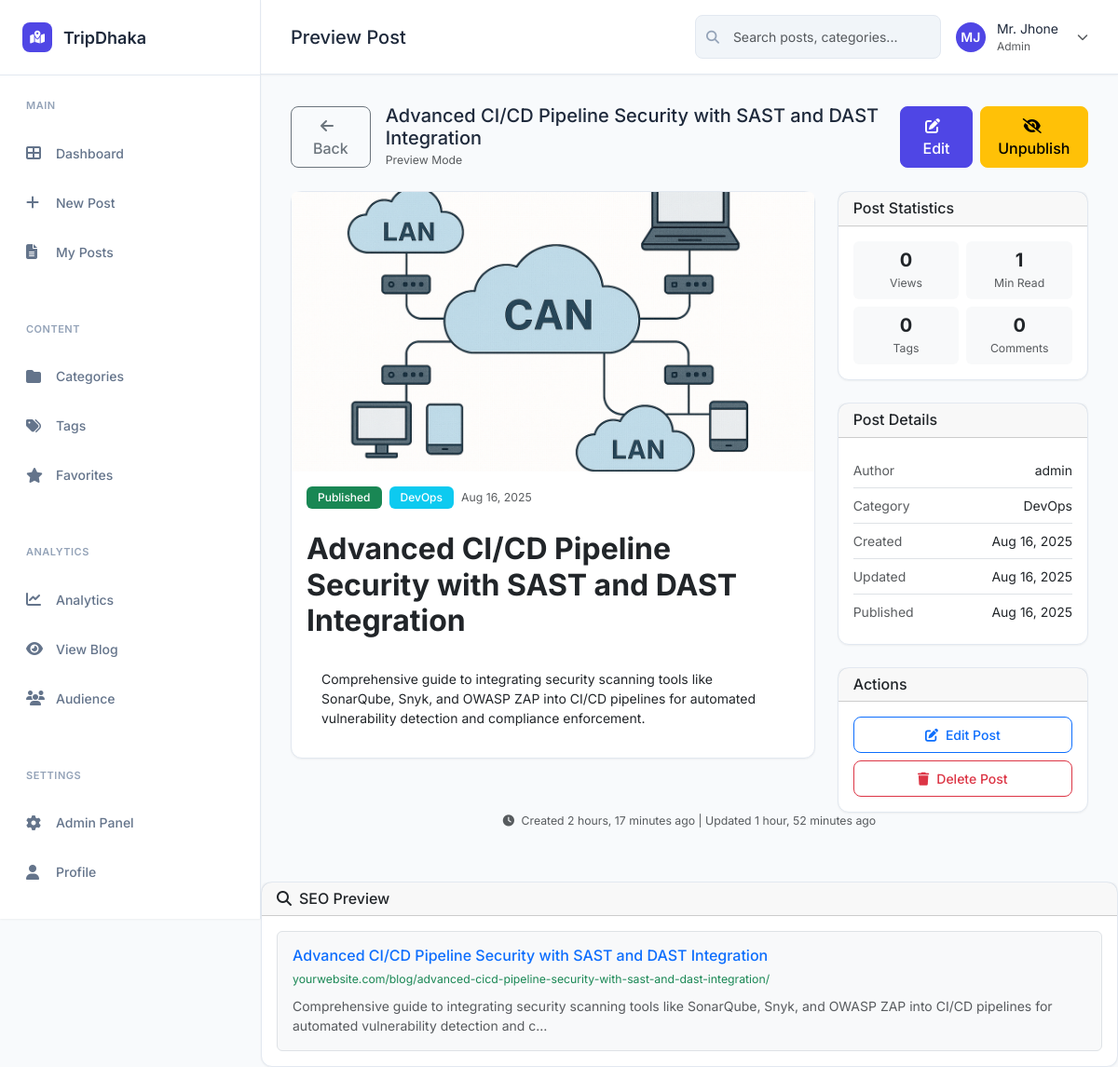
Screenshot of /preview/6/ (signed in) with the database file from the repository.
### blog/models.py (models this page shows, shortened)
class Post(models.Model):
    STATUS_CHOICES = [
        ('draft', 'Draft'),
        ('published', 'Published'),
    ]
    title = models.CharField(max_length=200)
    slug = models.SlugField(max_length=200, unique=True, blank=True)
    author = models.ForeignKey(User, on_delete=models.CASCADE, related_name='blog_posts')
    category = models.ForeignKey(Category, on_delete=models.SET_NULL, null=True, blank=True, related_name='posts')
    tags = models.ManyToManyField(Tag, blank=True, related_name='posts')
    excerpt = models.TextField(max_length=300, blank=True, help_text='Brief description of the post')
    content = models.TextField()
    featured_image = models.ImageField(upload_to='blog_images/', blank=True, null=True)
    status = models.CharField(max_length=10, choices=STATUS_CHOICES, default='draft')
    created_at = models.DateTimeField(auto_now_add=True)
    updated_at = models.DateTimeField(auto_now=True)
    published_at = models.DateTimeField(null=True, blank=True)
    views = models.PositiveIntegerField(default=0)
    class Meta:
        ordering = ['-created_at']
        indexes = [
            models.Index(fields=['-created_at']),
            models.Index(fields=['status']),
            models.Index(fields=['slug']),
        ]
    @property
    def reading_time(self):
        word_count = len(self.content.split())
        return max(1, word_count // 200)  # Assuming 200 words per minute

class Category(models.Model):
    name = models.CharField(max_length=100, unique=True)
    slug = models.SlugField(max_length=100, unique=True, blank=True)
    description = models.TextField(blank=True)
    created_at = models.DateTimeField(auto_now_add=True)
    class Meta:
        verbose_name_plural = 'Categories'
        ordering = ['name']

### blog/views.py (the view)
# urls.py: path('preview/<int:post_id>/', views.preview_post, name='preview_post'),
@login_required
def preview_post(request, post_id):
    post = get_object_or_404(Post, id=post_id)
    context = {'post': post}
    return render(request, 'blog/preview_post.html', context)

### blog/templates/blog/preview_post.html (shortened to what this page needs)
{% extends 'blog/base.html' %}
{% block page_title %}Preview Post{% endblock %}
{% block content %}
<div class="d-flex justify-content-between align-items-center mb-4">
    <div class="d-flex align-items-center gap-3">
        <a href="{% url 'blog:dashboard' %}" class="btn btn-outline-secondary">
            <i class="fas fa-arrow-left me-2"></i>Back
        </a>
        <div>
            <h5 class="mb-0 fw-600">{{ post.title }}</h5>
            <small class="text-muted">Preview Mode</small>
        </div>
    </div>
    <div class="d-flex gap-2">
        <a href="{% url 'blog:edit_post' post.id %}" class="btn btn-primary">
            <i class="fas fa-edit me-2"></i>Edit
        </a>
        {% if post.status == 'draft' %}
            <button class="btn btn-success" onclick="publishPost('{{ post.id }}')">
                <i class="fas fa-globe me-1"></i>Publish
            </button>
        {% else %}
            <button class="btn btn-warning" onclick="unpublishPost('{{ post.id }}')">
                <i class="fas fa-eye-slash me-1"></i>Unpublish
            </button>
        {% endif %}
    </div>
</div>
<div class="row">
    <div class="col-lg-8">
        <div class="card">
            {% if post.featured_image %}
                <img src="{{ post.featured_image.url }}" class="card-img-top" alt="{{ post.title }}" style="height: 300px; object-fit: cover;">
            {% endif %}
            <div class="card-body">
                <div class="mb-4">
                    <div class="d-flex align-items-center gap-2 mb-3">
                        {% if post.status == 'published' %}
                            <span class="badge bg-success">Published</span>
                        {% else %}
                            <span class="badge bg-warning">Draft</span>
                        {% endif %}
                        {% if post.category %}
                            <span class="badge bg-info">{{ post.category.name }}</span>
                        {% endif %}
                        <span class="text-muted small">{{ post.created_at|date:"M d, Y" }}</span>
                    </div>
                </div>
                <h1 class="h2 fw-bold mb-3">{{ post.title }}</h1>
                <div class="post-content">
                    {{ post.content|safe }}
                </div>
            </div>
        </div>
    </div>
    <div class="col-lg-4">
        <div class="card mb-4">
            <div class="card-header">
                <h6 class="card-title mb-0">Post Statistics</h6>
            </div>
            <div class="card-body">
                <div class="row g-2">
                    <div class="col-6">
                        <div class="text-center p-2 bg-light rounded">
                            <div class="h5 fw-bold mb-1">{{ post.views|default:"0" }}</div>
                            <div class="small text-muted">Views</div>
                        </div>
                    </div>
                    <div class="col-6">
                        <div class="text-center p-2 bg-light rounded">
                            <div class="h5 fw-bold mb-1">{{ post.reading_time|default:"5" }}</div>
                            <div class="small text-muted">Min Read</div>
                        </div>
                    </div>
                    <div class="col-6">
                        <div class="text-center p-2 bg-light rounded">
                            <div class="h5 fw-bold mb-1">{{ post.tags.all|length }}</div>
                            <div class="small text-muted">Tags</div>
                        </div>
                    </div>
                    <div class="col-6">
                        <div class="text-center p-2 bg-light rounded">
                            <div class="h5 fw-bold mb-1">0</div>
                            <div class="small text-muted">Comments</div>
                        </div>
                    </div>
                </div>
            </div>
        </div>
        <div class="card mb-4">
            <div class="card-header">
                <h6 class="card-title mb-0">Post Details</h6>
            </div>
            <div class="card-body">
                {% if post.author %}
                <div class="d-flex justify-content-between py-2 border-bottom">
                    <span class="fw-500 text-muted">Author</span>
                    <span class="fw-500">{{ post.author.username }}</span>
                </div>
                {% endif %}
                {% if post.category %}
                <div class="d-flex justify-content-between py-2 border-bottom">
                    <span class="fw-500 text-muted">Category</span>
                    <span class="fw-500">{{ post.category.name }}</span>
                </div>
                {% endif %}
                <div class="d-flex justify-content-between py-2 border-bottom">
                    <span class="fw-500 text-muted">Created</span>
                    <span class="fw-500">{{ post.created_at|date:"M d, Y" }}</span>
                </div>
                {% if post.updated_at != post.created_at %}
                <div class="d-flex justify-content-between py-2 border-bottom">
                    <span class="fw-500 text-muted">Updated</span>
                    <span class="fw-500">{{ post.updated_at|date:"M d, Y" }}</span>
                </div>
                {% endif %}
                {% if post.published_at %}
                <div class="d-flex justify-content-between py-2">
                    <span class="fw-500 text-muted">Published</span>
                    <span class="fw-500">{{ post.published_at|date:"M d, Y" }}</span>
                </div>
                {% endif %}
            </div>
        </div>
        <div class="card">
            <div class="card-header">
                <h6 class="card-title mb-0">Actions</h6>
            </div>
            <div class="card-body">
                <div class="d-grid gap-2">
                    <a href="{% url 'blog:edit_post' post.id %}" class="btn btn-outline-primary btn-sm">
                        <i class="fas fa-edit me-2"></i>Edit Post
                    </a>
                    <a href="{% url 'blog:delete_post' post.id %}" class="btn btn-outline-danger btn-sm"
                       onclick="return confirm('Are you sure you want to delete this post?')">
                        <i class="fas fa-trash me-2"></i>Delete Post
                    </a>
                </div>
            </div>
        </div>
    </div>
</div>
    <div class="card-footer">
        <div class="d-flex justify-content-center align-items-center">
            <small class="text-muted">
                <i class="fas fa-clock me-1"></i>
                Created {{ post.created_at|timesince }} ago
                {% if post.updated_at != post.created_at %}
                    | Updated {{ post.updated_at|timesince }} ago
                {% endif %}
            </small>
        </div>
    </div>
</div>
<div class="card mt-4">
    <div class="card-header">
        <h6 class="mb-0"><i class="fas fa-search me-2"></i>SEO Preview</h6>
    </div>
    <div class="card-body">
        <div class="border rounded p-3 bg-light">
            <h6 class="text-primary mb-1">{{ post.title }}</h6>
            <small class="text-success">yourwebsite.com/blog/{{ post.slug }}/</small>
            <p class="mb-0 mt-2 text-muted">
                {% if post.excerpt %}
                    {{ post.excerpt|truncatechars:160 }}
                {% else %}
                    {{ post.content|striptags|truncatechars:160 }}
                {% endif %}
            </p>
        </div>
    </div>
</div>
{% endblock %}

### blog/templates/blog/base.html (style rules this page uses)
:root { --primary-color: #4F46E5; --primary-light: #6366F1; --secondary-color: #64748B; --success-color: #10B981; --warning-color: #F59E0B; --danger-color: #EF4444; --bg-primary: #F8FAFC; --bg-secondary: #F1F5F9; --bg-card: #FFFFFF; --text-primary: #1E293B; --text-secondary: #64748B; --text-muted: #94A3B8; --border-color: #E2E8F0; --shadow-sm: 0 1px 2px 0 rgba(0, 0, 0, 0.05); --shadow-md: 0 4px 6px -1px rgba(0, 0, 0, 0.1); --shadow-lg: 0 10px 15px -3px rgba(0, 0, 0, 0.1); }
* { margin: 0; padding: 0; box-sizing: border-box; }
body { background: var(--bg-primary); color: var(--text-primary); font-family: 'Inter', -apple-system, BlinkMacSystemFont, sans-serif; font-size: 14px; line-height: 1.5; }
.card { background: var(--bg-card); border: 1px solid var(--border-color); border-radius: 12px; box-shadow: var(--shadow-sm); transition: all 0.3s ease; }
.btn { border-radius: 8px; font-weight: 500; padding: 0.5rem 1rem; transition: all 0.2s ease; }
.btn-primary { background: var(--primary-color); border-color: var(--primary-color); }
.badge { font-weight: 500; padding: 0.375rem 0.75rem; border-radius: 6px; font-size: 12px; }
.post-content { padding: 16px; }

### rows the page displays
Post: title "Advanced CI/CD Pipeline Security with SAST and DAST Integration", featured_image (picture), category.name "DevOps", created_at "Aug 16, 2025", content "Comprehensive guide to integrating security scanning tools like SonarQube, Snyk, and OWASP ZAP into CI/CD pipelines for automated vulnerability detection and compliance enforcement.", views "0", reading_time "1", tags.all|length "0", author.username "admin", updated_at "Aug 16, 2025", published_at "Aug 16, 2025", created_at "2 hours, 17 minutes", updated_at "1 hour, 52 minutes", slug "advanced-cicd-pipeline-security-with-sast-and-dast-integration", content "Comprehensive guide to integrating security scanning tools like SonarQube, Snyk, and OWASP ZAP into CI/CD pipelines for automated vulnerability detection and c…"
